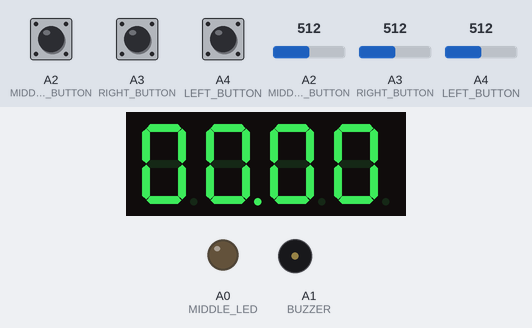
This sketch was run on a simulated Arduino Nano, built with avr-gcc and run on an emulated ATmega328P. On the bench: 4-digit seven-segment display, output pins drawn as LEDs (lit = HIGH), buzzer (waves = sounding). The inputs (shaded band) are chosen by the test bench; at power-on: A3 (RIGHT_BUTTON) = 512, A4 (LEFT_BUTTON) = 512, A2 (MIDDLE_BUTTON) = 512, A2 (MIDDLE_BUTTON) LOW, A3 (RIGHT_BUTTON) LOW, A4 (LEFT_BUTTON) LOW.

Above: at 1.2 s.
1.3 s: A3 (RIGHT_BUTTON) set to 0
At 1.58 s:
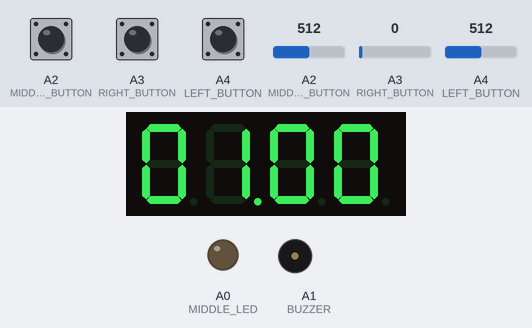
2.9 s: A4 (LEFT_BUTTON) set to 0
At 3.34 s:
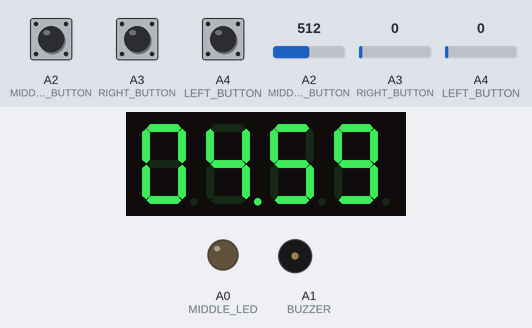
4.6 s: A2 (MIDDLE_BUTTON) set to 0
At 7.38 s:
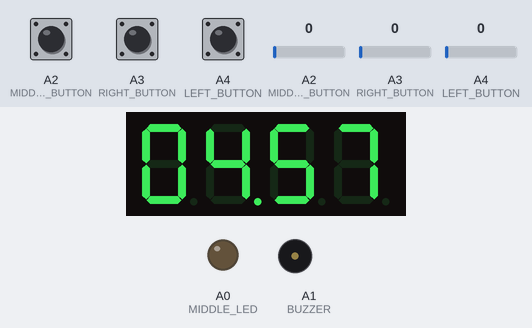
7.6 s: A3 (RIGHT_BUTTON) set to 20
At 7.77 s:
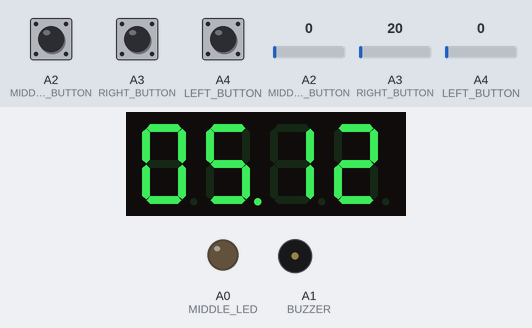
9.1 s: A4 (LEFT_BUTTON) set to 20
At 9.7 s:
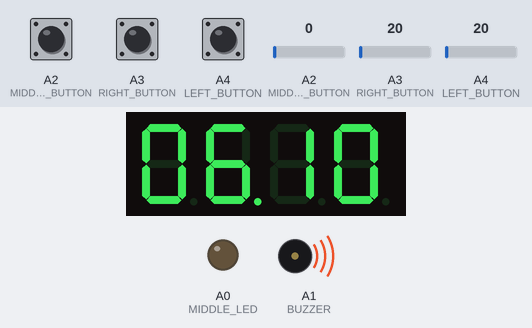
11.9 s: A2 (MIDDLE_BUTTON) pulled HIGH for 0.15 s
At 12.28 s:
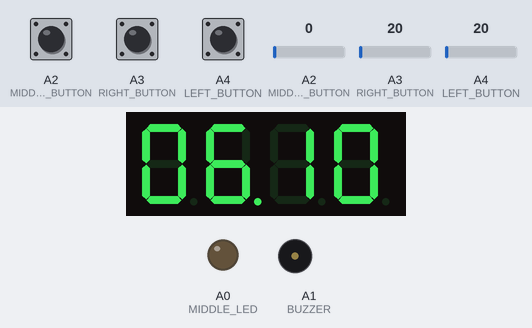
Timing chart, 0 to 14.9 s (numbered marks = the images above; inputs shaded):
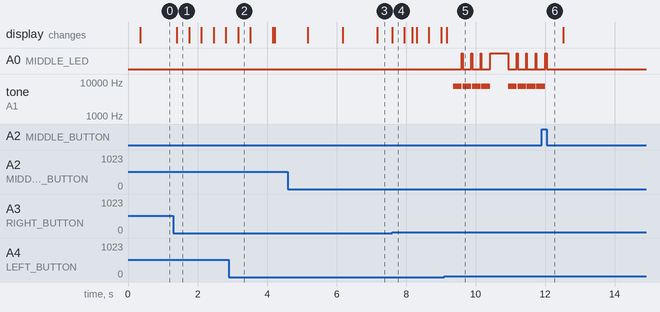

Measured:
- after the input at 1.3 s, the display: changes after 0.11 s (image 1)
- after the input at 7.6 s, the display: changes at once (image 4)
- after the input at 9.1 s, A0 (MIDDLE_LED): goes 3 × (HIGH 0.02 s, LOW 0.25 s), HIGH 0.52 s, 3 × (LOW 0.25 s, HIGH 0.02 s), then LOW, starting after 0.51 s; tone on A1 (BUZZER): goes 3 × (7500 Hz 0.25 s, silent 0.02 s), 7500 Hz 0.25 s, silent 0.52 s, 3 × (7500 Hz 0.25 s, silent 0.02 s), then 7500 Hz, starting after 0.26 s
- after the input at 11.9 s, tone on A1 (BUZZER): goes on until 12.0 s, then stays silent

The sketch:

clock.ino
```cpp
#include "Beeper.h"
#include "Display.h"

const int RED_LED = A7;
const int YELLOW_LED = A6;
const int GREEN_LED = A5;
const int LEFT_BUTTON = A4;
const int RIGHT_BUTTON = A3;
const int MIDDLE_BUTTON = A2;
const int BUZZER = A1;
const int MIDDLE_LED = A0;

Beeper beeper(BUZZER);
Display disp;

int timerTime = 360; //standard 6 minutes for an egg

void setup() {
  pinMode(BUZZER, OUTPUT);
  pinMode(MIDDLE_LED,OUTPUT);
  for (int i=A0; i<=A5; i++){
    digitalWrite(i,LOW);
  }

  enableInterrupt(MIDDLE_BUTTON);
  enableInterrupt(LEFT_BUTTON);
  enableInterrupt(RIGHT_BUTTON);

  updateTimerTime();
}


int timerTick = timerTime;
long lastPressTimestamp = 0;
long lastTick = 0;
boolean timerActive = false;

void loop() {
  disp.update();

  if(isPressing() && acceptButtonThreshold()){
    handleButtonPresses();
    lastPressTimestamp = millis();
  }
  if(timerTick <= 0 && timerActive){
    beeper.play();
    timerActive = false;
    updateTimerTime();
  }
  else if(lastTick + 1000 < millis() && timerActive){
    timerTick-=1;
    updateTimerTime();
    lastTick = millis();
  }

  if(timerTick <= 10 && timerTick % 2 && timerActive){
    digitalWrite(MIDDLE_LED,HIGH);
  }else{
    digitalWrite(MIDDLE_LED,LOW);
  }

}

boolean acceptButtonThreshold(){
  return lastPressTimestamp + 350 < millis();
}


boolean isPressing(){
  return analogRead(MIDDLE_BUTTON) || analogRead(LEFT_BUTTON) || analogRead(RIGHT_BUTTON);
}


void handleButtonPresses(){
  boolean pressMiddle = analogRead(MIDDLE_BUTTON);
  boolean pressLeft = analogRead(LEFT_BUTTON);
  boolean pressRight = analogRead(RIGHT_BUTTON);

  int timeIncrease = 0;

  if(pressLeft && pressRight){
    timerTime = 0;
    timerTick = 0;
  }else if(pressLeft){
    timeIncrease = 60;
  }else if(pressRight){
    timeIncrease = 15;
  }else if(pressMiddle){
    timerActive = !timerActive;
    timerTick = timerTime;
  }

  //max time
  if(timerTime > 60*99){
    timerTime = 60*99;
  }

  if(timerActive){
    timerTick += timeIncrease;
  }else{
    timerTime += timeIncrease;
  }

  updateTimerTime();
}


void updateTimerTime(){
  int time = 0;

  if(timerActive){
    time = timerTick;
  }else{
    time = timerTime;
  }

  int minutes = time / 60;
  int seconds = time % 60;
  String minutesString = String(minutes);
  String secondsString = String(seconds);

  if(secondsString.length() == 1){
    secondsString = "0" + secondsString;
  }

  String timeString = minutesString + secondsString;
  int convertedTime = timeString.toInt();
  disp.setNumber(convertedTime, 2);
}


void enableInterrupt(byte pin){
  *digitalPinToPCMSK(pin) |= bit(digitalPinToPCMSKbit(pin));  // enable pin
  PCIFR  |= bit (digitalPinToPCICRbit(pin)); // clear any outstanding interrupt
  PCICR  |= bit (digitalPinToPCICRbit(pin)); // enable interrupt for the group
}

// handle pin change interrupt for A0 to A5 here
ISR (PCINT1_vect){
  beeper.stop();
  digitalWrite(MIDDLE_LED,LOW);
}
```

Beeper.cpp
```cpp
#include "Beeper.h"


Beeper::Beeper(int pin){


}

void Beeper::play(){
	playing = true;
	playBeep();
}

void Beeper::stop(){
	playing = false;
}

void Beeper::playBeep(){
	while(playing){
		for(unsigned int i = 0; i < sizeof(beepFreq) / sizeof(beepFreq[0]) && playing; ++i){
			int freq = beepFreq[i];
			int duration = beepDuration[i];

			tone(buzzerPin,freq,duration);
      digitalWrite(A0,LOW);
			delay(duration);
      digitalWrite(A0,HIGH);
      delay(20);
		}
   delay(500);
	}

}


void Beeper::playStarWars(){
  /*const int* segmentOrder[5] = {starwarsFreq1, starwarsFreq2,starwarsFreq3,starwarsFreq2,starwarsFreq4};
  const int* durationOrder[5] = {starwarsDuration1, starwarsDuration2,starwarsDuration3,starwarsDuration2,starwarsDuration4};

  int curSegment = 0;

  while(playing){

    const int *freqs = segmentOrder[curSegment];
    const int *durations = durationOrder[curSegment];

    for(unsigned int i = 0; i < sizeof(starwarsFreq1) && playing; ++i){
      int freq = freqs[i];
      int duration = durations[i];

      tone(buzzerPin,freq,duration);
      delay(duration);
    }

    curSegment++;

    if(curSegment >= sizeof(segmentOrder)){
      curSegment = 0;
    }

  }

  delete segmentOrder;
  delete durationOrder;*/
}
```

Beeper.h
```cpp
#ifndef Beeper_H
#define Beeper_H

#include <Arduino.h>


class Beeper
{

private:

  bool playing = false;
  int buzzerPin  = A1; //Had to hardcode this based on gcc error when adding a constructor

	/* Frequencies */
	/*const int c = 261;
	const int d = 294;
	const int e = 329;
	const int f = 349;
	const int g = 391;
	const int gS = 415;
	const int a = 440;
	const int aS = 455;
	const int b = 466;
	const int cH = 523;
	const int cSH = 554;
	const int dH = 587;
	const int dSH = 622;
	const int eH = 659;
	const int fH = 698;
	const int fSH = 740;
	const int gH = 784;
	const int gSH = 830;
	const int aH = 880;


	int starwarsFreq1[18] = {a,a,a,f,cH,a,f,cH,a,eH,eH,eH,fH,cH,gS,f,cH,a};
	int starwarsDuration1[18] = {500,500,500,350,150,500,350,150,650,500,500,500,350,150,500,350,150,650};

	int starwarsFreq2[16] = {aH,a,a,aH,gSH,gH,fSH,fH,fSH, aS,dSH,dH,cSH,cH,b,cH};
	int starwarsDuration2[16] = {500,300,150,500,325,175,125,125,250,250,500,325,175,125,125,250};

	int starwarsFreq3[8] = {f,gS,f,a,cH,a,cH,eH};
	int starwarsDuration3[8] = {250,500,350,125,500,375,125,650};

	int starwarsFreq4[8] = {f,gS,f,cH,a,f,cH,a};
	int starwarsDuration4[8] = {250,500,375,125,500,375,125,650};*/

	int beepFreq[4] = {7500,7500,7500,7500};
	int beepDuration[4] = {250,250,250,250};

	void playStarWars();
	void playBeep();

public:
  Beeper(int pin);
	void play();
	void stop();


};

#endif
```

Display.cpp
```cpp
#include "Display.h"


Display::Display(){
	byte numDigits = 4;
	byte digitPins[] = {0, 1, 2, 3};
	byte segmentPins[] = {4, 5, 6, 7, 8, 9, 10, 11};
	bool resistorsOnSegments = false; // 'false' means resistors are on digit pins
	byte hardwareConfig = COMMON_CATHODE; // See README.md for options
	bool updateWithDelays = false; // Default. Recommended
	bool leadingZeros = true; // Use 'true' if you'd like to keep the leading zeros

	sevseg.begin(hardwareConfig, numDigits, digitPins, segmentPins, resistorsOnSegments, updateWithDelays, leadingZeros);
	sevseg.setBrightness(90);

}

void Display::setNumber(int number,int decimalIndex){
	sevseg.setNumber(number, decimalIndex);
}


void Display::update(){
	sevseg.refreshDisplay(); // Must run repeatedly
}
```

Display.h
```cpp
#ifndef Display_H
#define Display_H

#include <Arduino.h>
#include "SevSeg.h"

class Display
{

private:
	SevSeg sevseg;

public:
	Display();
	void setNumber(int number,int decimalIndex);
	void update();
};

#endif
```
